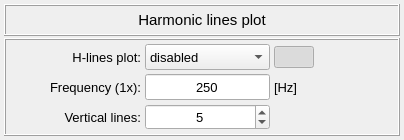
                 <widget class="QFrame" name="frame_harmonic_lines">
                  <property name="maximumSize">
                   <size>
                    <width>16777215</width>
                    <height>160</height>
                   </size>
                  </property>
                  <property name="frameShape">
                   <enum>QFrame::Shape::NoFrame</enum>
                  </property>
                  <property name="frameShadow">
                   <enum>QFrame::Shadow::Plain</enum>
                  </property>
                  <layout class="QGridLayout" name="gridLayout_30">
                   <property name="leftMargin">
                    <number>4</number>
                   </property>
                   <property name="topMargin">
                    <number>4</number>
                   </property>
                   <property name="rightMargin">
                    <number>4</number>
                   </property>
                   <property name="bottomMargin">
                    <number>4</number>
                   </property>
                   <property name="verticalSpacing">
                    <number>2</number>
                   </property>
                   <item row="0" column="0">
                    <widget class="QFrame" name="frame_hlines_title">
                     <property name="minimumSize">
                      <size>
                       <width>0</width>
                       <height>32</height>
                      </size>
                     </property>
                     <property name="maximumSize">
                      <size>
                       <width>16777215</width>
                       <height>32</height>
                      </size>
                     </property>
                     <property name="frameShape">
                      <enum>QFrame::Shape::Box</enum>
                     </property>
                     <property name="frameShadow">
                      <enum>QFrame::Shadow::Raised</enum>
                     </property>
                     <layout class="QVBoxLayout" name="verticalLayout_3">
                      <property name="spacing">
                       <number>0</number>
                      </property>
                      <property name="leftMargin">
                       <number>4</number>
                      </property>
                      <property name="topMargin">
                       <number>4</number>
                      </property>
                      <property name="rightMargin">
                       <number>4</number>
                      </property>
                      <property name="bottomMargin">
                       <number>4</number>
                      </property>
                      <item>
                       <widget class="QLabel" name="label_title_3">
                        <property name="sizePolicy">
                         <sizepolicy hsizetype="Expanding" vsizetype="Expanding">
                          <horstretch>0</horstretch>
                          <verstretch>0</verstretch>
                         </sizepolicy>
                        </property>
                        <property name="font">
                         <font>
                          <pointsize>11</pointsize>
                         </font>
                        </property>
                        <property name="text">
                         <string>Harmonic lines plot</string>
                        </property>
                        <property name="alignment">
                         <set>Qt::AlignmentFlag::AlignCenter</set>
                        </property>
                       </widget>
                      </item>
                     </layout>
                    </widget>
                   </item>
                   <item row="1" column="0">
                    <widget class="QFrame" name="frame_hlines_main">
                     <property name="frameShape">
                      <enum>QFrame::Shape::Box</enum>
                     </property>
                     <property name="frameShadow">
                      <enum>QFrame::Shadow::Raised</enum>
                     </property>
                     <layout class="QGridLayout" name="gridLayout_23">
                      <property name="leftMargin">
                       <number>4</number>
                      </property>
                      <property name="topMargin">
                       <number>4</number>
                      </property>
                      <property name="rightMargin">
                       <number>4</number>
                      </property>
                      <property name="bottomMargin">
                       <number>4</number>
                      </property>
                      <property name="spacing">
                       <number>4</number>
                      </property>
                      <item row="0" column="1">
                       <widget class="QLabel" name="label_14">
                        <property name="font">
                         <font>
                          <pointsize>10</pointsize>
                         </font>
                        </property>
                        <property name="text">
                         <string>H-lines plot:</string>
                        </property>
                        <property name="alignment">
                         <set>Qt::AlignmentFlag::AlignRight|Qt::AlignmentFlag::AlignTrailing|Qt::AlignmentFlag::AlignVCenter</set>
                        </property>
                       </widget>
                      </item>
                      <item row="1" column="0">
                       <spacer name="horizontalSpacer_3">
                        <property name="orientation">
                         <enum>Qt::Orientation::Horizontal</enum>
                        </property>
                        <property name="sizeHint" stdset="0">
                         <size>
                          <width>40</width>
                          <height>20</height>
                         </size>
                        </property>
                       </spacer>
                      </item>
                      <item row="0" column="4">
                       <spacer name="horizontalSpacer_2">
                        <property name="orientation">
                         <enum>Qt::Orientation::Horizontal</enum>
                        </property>
                        <property name="sizeHint" stdset="0">
                         <size>
                          <width>40</width>
                          <height>20</height>
                         </size>
                        </property>
                       </spacer>
                      </item>
                      <item row="1" column="5">
                       <spacer name="horizontalSpacer_4">
                        <property name="orientation">
                         <enum>Qt::Orientation::Horizontal</enum>
                        </property>
                        <property name="sizeHint" stdset="0">
                         <size>
                          <width>40</width>
                          <height>20</height>
                         </size>
                        </property>
                       </spacer>
                      </item>
                      <item row="0" column="2">
                       <widget class="QComboBox" name="comboBox_harmonic_lines_control">
                        <property name="minimumSize">
                         <size>
                          <width>0</width>
                          <height>26</height>
                         </size>
                        </property>
                        <property name="font">
                         <font>
                          <pointsize>10</pointsize>
                         </font>
                        </property>
                        <item>
                         <property name="text">
                          <string>disabled</string>
                         </property>
                        </item>
                        <item>
                         <property name="text">
                          <string>enabled</string>
                         </property>
                        </item>
                       </widget>
                      </item>
                      <item row="1" column="2">
                       <widget class="QLineEdit" name="lineEdit_harmonic_lines_1st_freq">
                        <property name="minimumSize">
                         <size>
                          <width>0</width>
                          <height>26</height>
                         </size>
                        </property>
                        <property name="maximumSize">
                         <size>
                          <width>16777215</width>
                          <height>16777215</height>
                         </size>
                        </property>
                        <property name="font">
                         <font>
                          <pointsize>10</pointsize>
                         </font>
                        </property>
                        <property name="text">
                         <string>250</string>
                        </property>
                        <property name="alignment">
                         <set>Qt::AlignmentFlag::AlignCenter</set>
                        </property>
                       </widget>
                      </item>
                      <item row="0" column="3">
                       <widget class="QPushButton" name="pushButton_show_legend">
                        <property name="minimumSize">
                         <size>
                          <width>30</width>
                          <height>0</height>
                         </size>
                        </property>
                        <property name="toolTip">
                         <string>&lt;html&gt;&lt;head/&gt;&lt;body&gt;&lt;p&gt;Display harmonic line legends&lt;/p&gt;&lt;/body&gt;&lt;/html&gt;</string>
                        </property>
                        <property name="text">
                         <string/>
                        </property>
                        <property name="icon">
                         <iconset resource="../../../icons/resources.qrc">
                          <normaloff>:/icons/visibility_off.png</normaloff>:/icons/visibility_off.png</iconset>
                        </property>
                        <property name="iconSize">
                         <size>
                          <width>20</width>
                          <height>20</height>
                         </size>
                        </property>
                        <property name="checkable">
                         <bool>true</bool>
                        </property>
                        <property name="checked">
                         <bool>true</bool>
                        </property>
                        <property name="autoDefault">
                         <bool>false</bool>
                        </property>
                       </widget>
                      </item>
                      <item row="2" column="2">
                       <widget class="QSpinBox" name="spinBox_harmonic_lines_number">
                        <property name="minimumSize">
                         <size>
                          <width>0</width>
                          <height>26</height>
                         </size>
                        </property>
                        <property name="maximumSize">
                         <size>
                          <width>16777215</width>
                          <height>16777215</height>
                         </size>
                        </property>
                        <property name="font">
                         <font>
                          <pointsize>10</pointsize>
                         </font>
                        </property>
                        <property name="wrapping">
                         <bool>false</bool>
                        </property>
                        <property name="frame">
                         <bool>true</bool>
                        </property>
                        <property name="alignment">
                         <set>Qt::AlignmentFlag::AlignCenter</set>
                        </property>
                        <property name="minimum">
                         <number>1</number>
                        </property>
                        <property name="value">
                         <number>5</number>
                        </property>
                       </widget>
                      </item>
                      <item row="1" column="1">
                       <widget class="QLabel" name="label_10">
                        <property name="font">
                         <font>
                          <pointsize>10</pointsize>
                         </font>
                        </property>
                        <property name="text">
                         <string>Frequency (1x):</string>
                        </property>
                       </widget>
                      </item>
                      <item row="1" column="3">
                       <widget class="QLabel" name="label_12">
                        <property name="font">
                         <font>
                          <pointsize>10</pointsize>
                         </font>
                        </property>
                        <property name="text">
                         <string>[Hz]</string>
                        </property>
                       </widget>
                      </item>
                      <item row="2" column="1">
                       <widget class="QLabel" name="label_11">
                        <property name="font">
                         <font>
                          <pointsize>10</pointsize>
                         </font>
                        </property>
                        <property name="text">
                         <string>Vertical lines:</string>
                        </property>
                        <property name="alignment">
                         <set>Qt::AlignmentFlag::AlignRight|Qt::AlignmentFlag::AlignTrailing|Qt::AlignmentFlag::AlignVCenter</set>
                        </property>
                       </widget>
                      </item>
                     </layout>
                    </widget>
                   </item>
                  </layout>
                 </widget>
